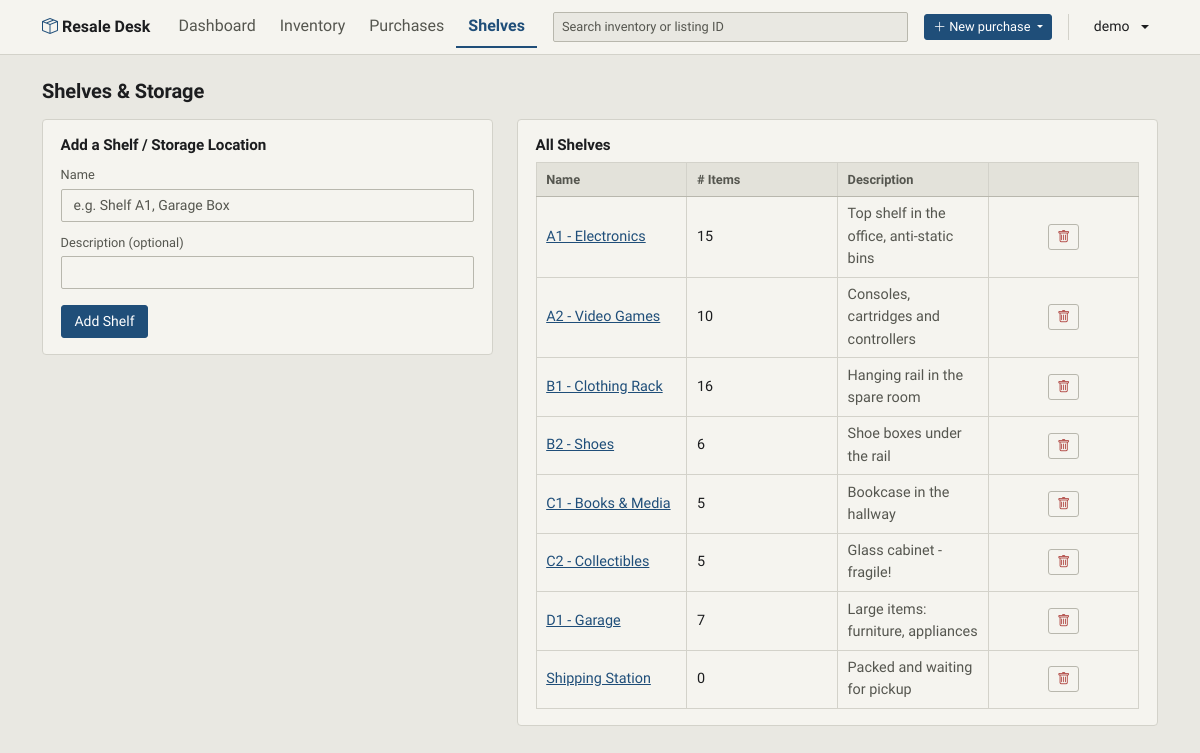
The app's page /shelves (signed in) with its own data.
### models.py (models this page shows)
class User(UserMixin, db.Model):
    __tablename__ = 'users'
    id: Mapped[int] = mapped_column(primary_key=True)
    username: Mapped[str] = mapped_column(String(64), unique=True, nullable=False)
    password_hash: Mapped[str] = mapped_column(String(128), nullable=False)
    currency: Mapped[str] = mapped_column(String(3), default="EUR", nullable=False)
    shelves: Mapped[List["Shelf"]] = relationship("Shelf", back_populates="owner", cascade="all, delete-orphan", lazy=True)
    purchases: Mapped[List["Purchase"]] = relationship("Purchase", back_populates="owner", cascade="all, delete-orphan", lazy=True)
    items: Mapped[List["Item"]] = relationship("Item", back_populates="owner", cascade="all, delete-orphan", lazy=True)

class Shelf(db.Model):
    __tablename__ = 'shelves'
    id: Mapped[int] = mapped_column(primary_key=True)
    user_id: Mapped[int] = mapped_column(ForeignKey('users.id'), nullable=False)
    name: Mapped[str] = mapped_column(String(128), nullable=False)
    description: Mapped[Optional[str]] = mapped_column(String(256))
    owner: Mapped["User"] = relationship("User", back_populates="shelves")
    items: Mapped[List["Item"]] = relationship("Item", back_populates="shelf", lazy=True)

### app.py (the view, shortened to what this page needs)
@app.route('/shelves', methods=['GET', 'POST'])
@login_required
def shelves():
    all_shelves = Shelf.query.filter_by(user_id=current_user.id).order_by(Shelf.name).all()
    return render_template('shelves.html', shelves=all_shelves)

### app.py (called while the page is built)
@login_manager.user_loader
def load_user(user_id):
    try:
        return db.session.get(User, int(user_id))
    except (TypeError, ValueError):
        return db.session.get(User, user_id)

@app.context_processor
def inject_today():
    return {"today": date.today().isoformat()}

@app.context_processor
def inject_currency():
    symbol, code = currency_display()
    return {"currency_symbol": symbol, "currency_code": code}

@app.context_processor
def inject_registration():
    return {"allow_registration": ALLOW_REGISTRATION}

@app.before_request
def check_same_origin():
    if request.method in ('GET', 'HEAD', 'OPTIONS'):
        return
    source = request.headers.get('Origin') or request.headers.get('Referer')
    if not source or urlparse(source).netloc != request.host:
        abort(403)

@app.context_processor
def inject_language():
    language = get_language()
    return {
        "current_language": language,
        "html_lang": HTML_LANG[language],
        "languages": LANGUAGES,
        "js_translations": js_translations(),
    }

### translations.py (called while the page is built)
def get_language():
    if not has_request_context():
        return DEFAULT_LANGUAGE
    language = g.get("language") or request.cookies.get(LANGUAGE_COOKIE)
    return language if language in LANGUAGES else DEFAULT_LANGUAGE

def _(text, **values):
    if get_language() == "pt":
        text = PT.get(text, text)
    return text.format(**values) if values else text

def js_translations():
    return {text: _(text) for text in JS_STRINGS}

### utilities.py (called while the page is built)
def currency_display():
    code = DEFAULT_CURRENCY_CODE
    if current_user.is_authenticated and current_user.currency:
        code = current_user.currency
    if code not in CURRENCY_SYMBOLS:
        code = DEFAULT_CURRENCY_CODE
    return CURRENCY_SYMBOLS[code], code

### templates/shelves.html (shortened to what this page needs)
{% extends "layout.html" %}
{% block content %}
<div class="d-flex justify-content-between align-items-center mb-3">
    <h3 class="mb-0">{{ _('Shelves & Storage') }}</h3>
</div>
<div class="row g-4">
    <div class="col-md-5">
        <div class="card shadow-sm">
            <div class="card-body">
                <h6 class="card-title">{{ _('Add a Shelf / Storage Location') }}</h6>
                <form method="post">
                    <div class="mb-2">
                        <label class="form-label">{{ _('Name') }}</label>
                        <input type="text" class="form-control" name="name" placeholder="{{ _('e.g. Shelf A1, Garage Box') }}" required>
                    </div>
                    <div class="mb-3">
                        <label class="form-label">{{ _('Description (optional)') }}</label>
                        <input type="text" class="form-control" name="description">
                    </div>
                    <button type="submit" class="btn btn-primary">{{ _('Add Shelf') }}</button>
                </form>
            </div>
        </div>
    </div>
    <div class="col-md-7">
        <div class="card shadow-sm">
            <div class="card-body">
                <h6 class="card-title">{{ _('All Shelves') }}</h6>
                <div class="app-fit-table-wrap">
                <table class="table table-sm align-middle app-fit-table">
                    <thead>
                        <tr><th>{{ _('Name') }}</th><th>{{ _('# Items') }}</th><th>{{ _('Description') }}</th><th></th></tr>
                    </thead>
                    <tbody>
                        {% for shelf in shelves %}
                        <tr>
                            <td data-label="{{ _('Name') }}"><a href="{{ url_for('inventory', shelf_id=shelf.id) }}">{{ shelf.name }}</a></td>
                            <td data-label="{{ _('# Items') }}">{{ shelf.items|length }}</td>
                            <td data-label="{{ _('Description') }}" class="text-muted">{{ shelf.description or "" }}</td>
                            <td data-label="" class="text-end table-action-cell">
                                <form method="post" action="{{ url_for('delete_shelf', shelf_id=shelf.id) }}"
                                      onsubmit='return confirm({{ _("Delete this shelf?")|tojson }});'>
                                    <button class="btn btn-sm btn-outline-danger" aria-label="{{ _('Delete') }}"><i class="bi bi-trash"></i></button>
                                </form>
                            </td>
                        </tr>
                        {% else %}
                        <tr><td colspan="4" class="text-muted text-center py-3">{{ _('No shelves yet.') }}</td></tr>
                        {% endfor %}
                    </tbody>
                </table>
                </div>
            </div>
        </div>
    </div>
</div>
{% endblock %}

### templates/layout.html (shortened to what this page needs)
<!DOCTYPE html>
<html lang="{{ html_lang }}">
<head>
    <link href="https://cdn.jsdelivr.net/npm/bootstrap@5.3.3/dist/css/bootstrap.min.css" rel="stylesheet">
    <link href="https://cdn.jsdelivr.net/npm/bootstrap-icons@1.11.3/font/bootstrap-icons.css" rel="stylesheet">
    <link href="{{ url_for('static', filename='style.css') }}" rel="stylesheet">
</head>
<body>
    {% if current_user.is_authenticated %}
    <nav class="navbar navbar-expand-lg navbar-dark bg-dark mb-4">
        <div class="container">
            <a class="navbar-brand fw-bold" href="{{ url_for('index') }}">
                <i class="bi bi-box-seam"></i> Resale Desk
            </a>
            <div class="collapse navbar-collapse" id="navMenu">
                {% set ep = request.endpoint %}
                {% set nav_tabs = [
                    ('index', 'Dashboard', ['index']),
                    ('inventory', 'Inventory', ['inventory', 'view_item', 'new_listing', 'new_sale']),
                    ('purchases', 'Purchases', ['purchases', 'new_purchase', 'choose_purchase_type', 'view_purchase', 'add_items']),
                    ('shelves', 'Shelves', ['shelves'])
                ] %}
                <ul class="navbar-nav me-auto">
                    {% for endpoint, label, endpoints in nav_tabs %}
                    <li class="nav-item"><a class="nav-link{{ ' active' if ep in endpoints }}" href="{{ url_for(endpoint) }}"{{ ' aria-current="page"'|safe if ep in endpoints }}>{{ _(label) }}</a></li>
                    {% endfor %}
                </ul>
                <form class="d-flex flex-grow-1 header-search ms-3 me-3" role="search" action="{{ url_for('inventory') }}" method="get">
                    <input class="form-control form-control-sm" type="search" name="q" placeholder="{{ _('Search inventory or listing ID') }}" value="{{ request.args.get('q', '') }}">
                </form>
                <div class="dropdown header-new-purchase">
                    <button class="btn btn-primary btn-sm dropdown-toggle" type="button" data-bs-toggle="dropdown" aria-expanded="false">
                        <i class="bi bi-plus-lg" aria-hidden="true"></i> {{ _('New purchase') }}
                    </button>
                </div>
                <div class="dropdown header-account">
                    <button class="btn header-account-toggle dropdown-toggle" type="button" data-bs-toggle="dropdown" data-bs-auto-close="outside" aria-expanded="false">
                        <span class="header-account-name">{{ current_user.username }}</span>
                    </button>
                </div>
            </div>
        </div>
    </nav>
    {% endif %}
<div class="container mb-5">
    {% block content %}{% endblock %}
</div>
</body>
</html>

### records on screen
User: username "demo"
Shelf: name "A1 - Electronics", items|length "15", description "Top shelf in the office, anti-static bins"
Shelf: name "A2 - Video Games", items|length "10", description "Consoles, cartridges and controllers"
Shelf: name "B1 - Clothing Rack", items|length "16", description "Hanging rail in the spare room"
Shelf: name "B2 - Shoes", items|length "6", description "Shoe boxes under the rail"
Shelf: name "C1 - Books & Media", items|length "5", description "Bookcase in the hallway"
Shelf: name "C2 - Collectibles", items|length "5", description "Glass cabinet - fragile!"
Shelf: name "D1 - Garage", items|length "7", description "Large items: furniture, appliances"
Shelf: name "Shipping Station", items|length "0", description "Packed and waiting for pickup"
